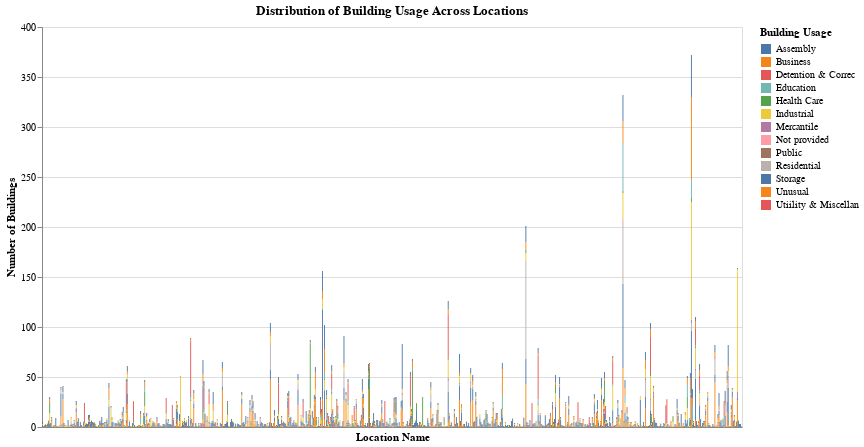

Source (notebook cell):
### Code cell
# Count of Buildings by Usage Description
usage_counts = data.groupby(['Location Name', 'Usage Description']).size().reset_index(name='Count')

chart2 = alt.Chart(usage_counts).mark_bar().encode(
    x=alt.X('Location Name:N', title="Location Name", axis=alt.Axis(labels=False, ticks=False)),
    y=alt.Y('Count:Q', title="Number of Buildings"),
    color=alt.Color('Usage Description:N', title="Building Usage"),
    tooltip=['Location Name', 'Usage Description', 'Count']
).properties(
    width=700,
    height=400,
    title="Distribution of Building Usage Across Locations"
)

chart2

### Figure 1 — Vega-Lite specification as saved in the notebook (floating-point values rounded to 4 significant figures; data arrays with more than 128 entries replaced by an {"elided": "..."} marker saying what was removed)
{"config": {"view": {"continuousWidth": 300, "continuousHeight": 300}}, "data": {"name": "data-7642325ea4e6022e4d21d9db66fdac1f"}, "mark": {"type": "bar"}, "encoding": {"color": {"field": "Usage Description", "title": "Building Usage", "type": "nominal"}, "tooltip": [{"field": "Location Name", "type": "nominal"}, {"field": "Usage Description", "type": "nominal"}, {"field": "Count", "type": "quantitative"}], "x": {"axis": {"labels": false, "ticks": false}, "field": "Location Name", "title": "Location Name", "type": "nominal"}, "y": {"field": "Count", "title": "Number of Buildings", "type": "quantitative"}}, "height": 400, "title": "Distribution of Building Usage Across Locations", "width": 700, "$schema": "https://vega.github.io/schema/vega-lite/v5.20.1.json", "datasets": {"data-7642325ea4e6022e4d21d9db66fdac1f": {"elided": "1927 records"}}}
